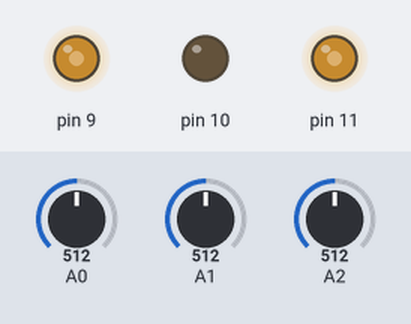
The sketch below on a simulated Arduino Uno, built with avr-gcc and run on an emulated ATmega328P. Parts: output pins drawn as LEDs (lit = HIGH). Inputs (shaded band) come from the test bench; at power-on: A2 = 512, A1 = 512, A0 = 512. What the sketch prints to the serial monitor is not drawn.

Above: at 1.2 s.
1.3 s: A2 set to 5
At 2.2 s:
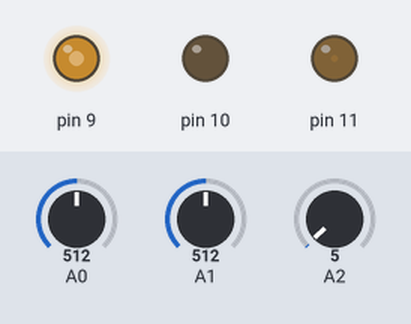
2.8 s: A2 set to 2
At 3.4 s:
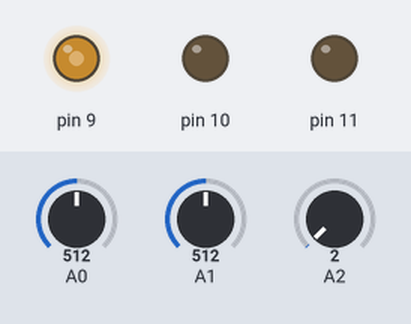
4.3 s: A1 set to 716
At 5.5 s:
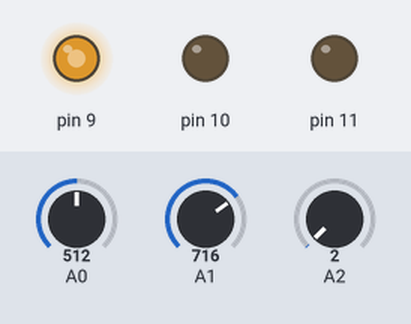
5.8 s: A1 set to 900
At 6.9 s:
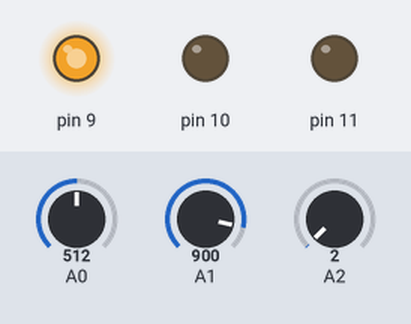
7.3 s: A2 set to 22
At 8.5 s:
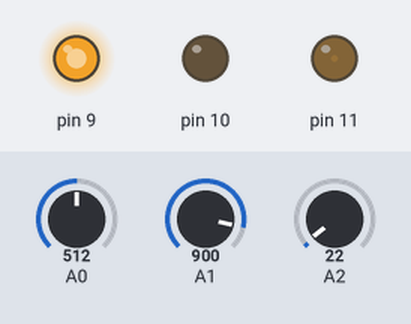
8.8 s: A1 set to 122
At 9.2 s:
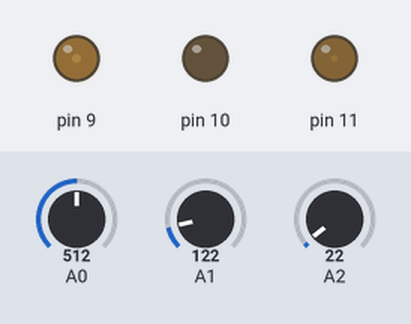
Timing chart, 0 to 11.3 s (numbered marks = the images above; inputs shaded):
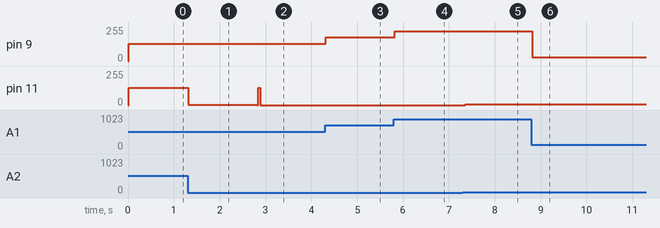

The sketch:

p_4_lamp.ino
```cpp
void setup() {
  Serial.begin(9600);
  for(int pin = 9 ; pin < 12 ;pin++)
  {
    pinMode(pin, OUTPUT);
  }
}

void loop() {
  int redValue = analogRead(A0)/4;
  delay(5);
  int greenValue = analogRead(A1)/4;
  delay(5);
  int blueValue = analogRead(A2)/4;

  Serial.println(redValue);
  Serial.println(greenValue);
  Serial.println(blueValue);

  analogWrite(11,redValue);
  analogWrite(9,greenValue);
  analogWrite(11,blueValue);
}
```

Measured:
- after the input at 1.3 s, pin 11: 128/255 → 1/255 at once
- after the input at 2.8 s, pin 11: 1/255 → 0/255 at once
- after the input at 4.3 s, pin 9: 128/255 → 179/255 at once
- after the input at 5.8 s, pin 9: 179/255 → 225/255 at once
- after the input at 7.3 s, pin 11: 0/255 → 5/255 after 0.06 s
- after the input at 8.8 s, pin 9: 225/255 → 30/255 at once
